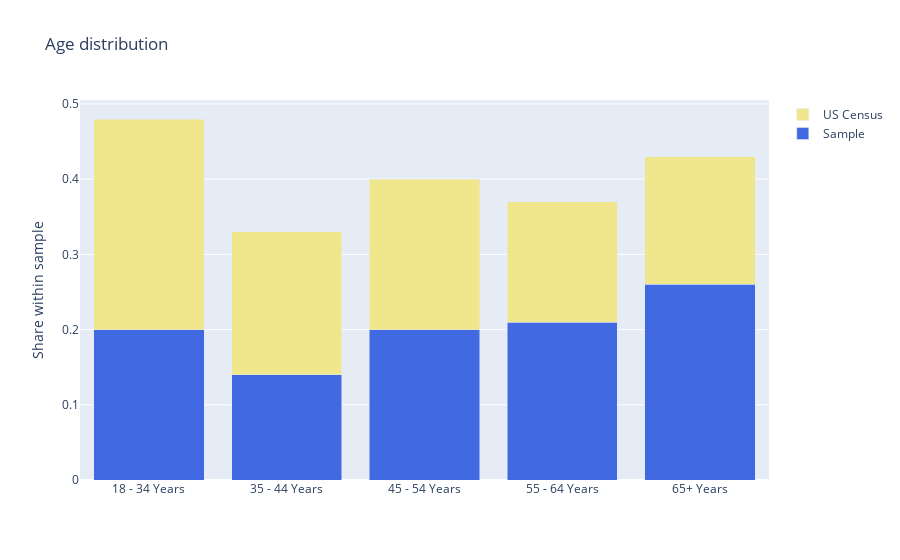

The code cell stored with this chart in its notebook:
### Code cell
# Stacked bar chart 

fig = go.Figure()
fig.add_trace(go.Bar(name="Sample", x=df_age.groups, y=df_age.counts, marker_color='rgb(65,105,225)'))
fig.add_trace(go.Bar(name="US Census", x=df_age.groups, y=df_age.counts_us, marker_color='rgb(240,230,140)'))

fig.update_layout(title='Age distribution',
                   yaxis_title='Share within sample',
                   barmode='stack')
fig.update_xaxes(categoryorder='category ascending')
fig.show()

### Figure 1 — Plotly figure (JSON) as saved in the notebook; plotly's stock layout.template omitted (floating-point values rounded to 4 significant figures)
{"data": [{"marker": {"color": "rgb(65,105,225)"}, "name": "Sample", "type": "bar", "x": ["65+ Years", "55 - 64 Years", "45 - 54 Years", "18 - 34 Years", "35 - 44 Years"], "y": [0.26, 0.21, 0.2, 0.2, 0.14]}, {"marker": {"color": "rgb(240,230,140)"}, "name": "US Census", "type": "bar", "x": ["65+ Years", "55 - 64 Years", "45 - 54 Years", "18 - 34 Years", "35 - 44 Years"], "y": [0.17, 0.16, 0.2, 0.28, 0.19]}], "layout": {"barmode": "stack", "title": {"text": "Age distribution"}, "xaxis": {"categoryorder": "category ascending"}, "yaxis": {"title": {"text": "Share within sample"}}}}
